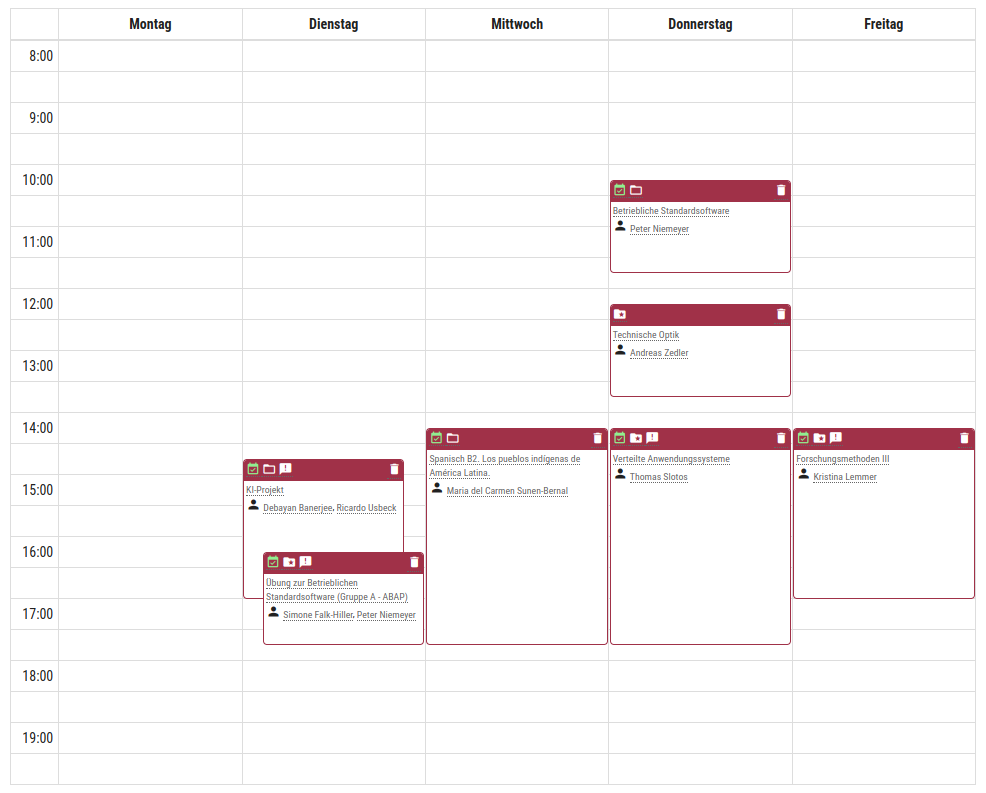
#> input picture backend/image_recognition/stundenplan.png, 986 x 793 px
$ python test_image_recognition.py
#> lines starting #> are read from the running program, lines starting #| are printed output that depends on the picture; after the words box and inside, x2 and y2 are one past the last pixel; in counts of white or black regions, pixels touching at a corner belong together
import cv2
import numpy as np

image_path = 'stundenplan.png'  # Pfad zu deinem PNG-Bild
image = cv2.imread(image_path)
#> image is the input picture: shape (793, 986, 3); mean B, G, R 245.7, 245, 248.9

#coords = {'Montag': [np.float64(152.0), np.float64(26.0)], 'Dienstag': [np.float64(333.5), np.float64(25.0)], 'Mittwoch': [np.float64(518.0), np.float64(25.0)], 'Donnerstag': [np.float64(700.5), np.float64(25.5)], 'Freitag': [np.float64(885.0), np.float64(26.0)], '8.00': [np.int32(29), np.int32(49)], '9.00': [np.int32(29), np.int32(111)], '10.00': [np.int32(21), np.int32(173)], '11.00': [np.int32(21), np.int32(235)], '12.00': [np.int32(21), np.int32(297)], '13.00': [np.int32(21), np.int32(359)], '14.00': [np.int32(21), np.int32(421)], '15.00': [np.int32(21), np.int32(483)], '16.00': [np.int32(21), np.int32(545)], '17.00': [np.int32(21), np.int32(607)], '18.00': [np.int32(21), np.int32(669)], '19.00': [np.int32(21), np.int32(731)]}

coords = {'333.5 459': [np.float64(333.5), np.float64(459.0)], '333.5 460': [np.float64(333.5), np.float64(460.0)], '333.5 461': [np.float64(333.5), np.float64(461.0)], '333.5 462': [np.float64(333.5), np.float64(462.0)], '333.5 463': [np.float64(333.5), np.float64(463.0)], '333.5 464': [np.float64(333.5), np.float64(464.0)], '333.5 465': [np.float64(333.5), np.float64(465.0)], '333.5 466': [np.float64(333.5), np.float64(466.0)], '333.5 467': [np.float64(333.5), np.float64(467.0)], '333.5 468': [np.float64(333.5), np.float64(468.0)], '333.5 469': [np.float64(333.5), np.float64(469.0)], '333.5 470': [np.float64(333.5), np.float64(470.0)], '333.5 471': [np.float64(333.5), np.float64(471.0)], '333.5 472': [np.float64(333.5), np.float64(472.0)], '333.5 473': [np.float64(333.5), np.float64(473.0)], '333.5 474': [np.float64(333.5), np.float64(474.0)], '333.5 475': [np.float64(333.5), np.float64(475.0)], '333.5 476': [np.float64(333.5), np.float64(476.0)], '333.5 477': [np.float64(333.5), np.float64(477.0)], '333.5 478': [np.float64(333.5), np.float64(478.0)], '333.5 479': [np.float64(333.5), np.float64(479.0)], '333.5 480': [np.float64(333.5), np.float64(480.0)], '333.5 552': [np.float64(333.5), np.float64(552.0)], '333.5 553': [np.float64(333.5), np.float64(553.0)], '333.5 554': [np.float64(333.5), np.float64(554.0)], '333.5 555': [np.float64(333.5), np.float64(555.0)], '333.5 556': [np.float64(333.5), np.float64(556.0)], '333.5 557': [np.float64(333.5), np.float64(557.0)], '333.5 558': [np.float64(333.5), np.float64(558.0)], '333.5 559': [np.float64(333.5), np.float64(559.0)], '333.5 560': [np.float64(333.5), np.float64(560.0)], '333.5 561': [np.float64(333.5), np.float64(561.0)], '333.5 562': [np.float64(333.5), np.float64(562.0)], '333.5 563': [np.float64(333.5), np.float64(563.0)], '333.5 564': [np.float64(333.5), np.float64(564.0)], '333.5 565': [np.float64(333.5), np.float64(565.0)], '333.5 566': [np.float64(333.5), np.float64(566.0)], '333.5 567': [np.float64(333.5), np.float64(567.0)], '333.5 568': [np.float64(333.5), np.float64(568.0)], '333.5 569': [np.float64(333.5), np.float64(569.0)], '333.5 570': [np.float64(333.5), np.float64(570.0)], '333.5 571': [np.float64(333.5), np.float64(571.0)], '333.5 572': [np.float64(333.5), np.float64(572.0)], '333.5 573': [np.float64(333.5), np.float64(573.0)], '333.5 644': [np.float64(333.5), np.float64(644.0)], '518.0 428': [np.float64(518.0), np.float64(428.0)], '518.0 429': [np.float64(518.0), np.float64(429.0)], '518.0 430': [np.float64(518.0), np.float64(430.0)], '518.0 431': [np.float64(518.0), np.float64(431.0)], '518.0 432': [np.float64(518.0), np.float64(432.0)], '518.0 433': [np.float64(518.0), np.float64(433.0)], '518.0 434': [np.float64(518.0), np.float64(434.0)], '518.0 435': [np.float64(518.0), np.float64(435.0)], '518.0 436': [np.float64(518.0), np.float64(436.0)], '518.0 437': [np.float64(518.0), np.float64(437.0)], '518.0 438': [np.float64(518.0), np.float64(438.0)], '518.0 439': [np.float64(518.0), np.float64(439.0)], '518.0 440': [np.float64(518.0), np.float64(440.0)], '518.0 441': [np.float64(518.0), np.float64(441.0)], '518.0 442': [np.float64(518.0), np.float64(442.0)], '518.0 443': [np.float64(518.0), np.float64(443.0)], '518.0 444': [np.float64(518.0), np.float64(444.0)], '518.0 445': [np.float64(518.0), np.float64(445.0)], '518.0 446': [np.float64(518.0), np.float64(446.0)], '518.0 447': [np.float64(518.0), np.float64(447.0)], '518.0 448': [np.float64(518.0), np.float64(448.0)], '518.0 449': [np.float64(518.0), np.float64(449.0)], '518.0 644': [np.float64(518.0), np.float64(644.0)], '700.5 180': [np.float64(700.5), np.float64(180.0)], '700.5 181': [np.float64(700.5), np.float64(181.0)], '700.5 182': [np.float64(700.5), np.float64(182.0)], '700.5 183': [np.float64(700.5), np.float64(183.0)], '700.5 184': [np.float64(700.5), np.float64(184.0)], '700.5 185': [np.float64(700.5), np.float64(185.0)], '700.5 186': [np.float64(700.5), np.float64(186.0)], '700.5 187': [np.float64(700.5), np.float64(187.0)], '700.5 188': [np.float64(700.5), np.float64(188.0)], '700.5 189': [np.float64(700.5), np.float64(189.0)], '700.5 190': [np.float64(700.5), np.float64(190.0)], '700.5 191': [np.float64(700.5), np.float64(191.0)], '700.5 192': [np.float64(700.5), np.float64(192.0)], '700.5 193': [np.float64(700.5), np.float64(193.0)], '700.5 194': [np.float64(700.5), np.float64(194.0)], '700.5 195': [np.float64(700.5), np.float64(195.0)], '700.5 196': [np.float64(700.5), np.float64(196.0)], '700.5 197': [np.float64(700.5), np.float64(197.0)], '700.5 198': [np.float64(700.5), np.float64(198.0)], '700.5 199': [np.float64(700.5), np.float64(199.0)], '700.5 200': [np.float64(700.5), np.float64(200.0)], '700.5 201': [np.float64(700.5), np.float64(201.0)], '700.5 272': [np.float64(700.5), np.float64(272.0)], '700.5 304': [np.float64(700.5), np.float64(304.0)], '700.5 305': [np.float64(700.5), np.float64(305.0)], '700.5 306': [np.float64(700.5), np.float64(306.0)], '700.5 307': [np.float64(700.5), np.float64(307.0)], '700.5 308': [np.float64(700.5), np.float64(308.0)], '700.5 309': [np.float64(700.5), np.float64(309.0)], '700.5 310': [np.float64(700.5), np.float64(310.0)], '700.5 311': [np.float64(700.5), np.float64(311.0)], '700.5 312': [np.float64(700.5), np.float64(312.0)], '700.5 313': [np.float64(700.5), np.float64(313.0)], '700.5 314': [np.float64(700.5), np.float64(314.0)], '700.5 315': [np.float64(700.5), np.float64(315.0)], '700.5 316': [np.float64(700.5), np.float64(316.0)], '700.5 317': [np.float64(700.5), np.float64(317.0)], '700.5 318': [np.float64(700.5), np.float64(318.0)], '700.5 319': [np.float64(700.5), np.float64(319.0)], '700.5 320': [np.float64(700.5), np.float64(320.0)], '700.5 321': [np.float64(700.5), np.float64(321.0)], '700.5 322': [np.float64(700.5), np.float64(322.0)], '700.5 323': [np.float64(700.5), np.float64(323.0)], '700.5 324': [np.float64(700.5), np.float64(324.0)], '700.5 325': [np.float64(700.5), np.float64(325.0)], '700.5 396': [np.float64(700.5), np.float64(396.0)], '700.5 428': [np.float64(700.5), np.float64(428.0)], '700.5 429': [np.float64(700.5), np.float64(429.0)], '700.5 430': [np.float64(700.5), np.float64(430.0)], '700.5 431': [np.float64(700.5), np.float64(431.0)], '700.5 432': [np.float64(700.5), np.float64(432.0)], '700.5 433': [np.float64(700.5), np.float64(433.0)], '700.5 434': [np.float64(700.5), np.float64(434.0)], '700.5 435': [np.float64(700.5), np.float64(435.0)], '700.5 436': [np.float64(700.5), np.float64(436.0)], '700.5 437': [np.float64(700.5), np.float64(437.0)], '700.5 438': [np.float64(700.5), np.float64(438.0)], '700.5 439': [np.float64(700.5), np.float64(439.0)], '700.5 440': [np.float64(700.5), np.float64(440.0)], '700.5 441': [np.float64(700.5), np.float64(441.0)], '700.5 442': [np.float64(700.5), np.float64(442.0)], '700.5 443': [np.float64(700.5), np.float64(443.0)], '700.5 444': [np.float64(700.5), np.float64(444.0)], '700.5 445': [np.float64(700.5), np.float64(445.0)], '700.5 446': [np.float64(700.5), np.float64(446.0)], '700.5 447': [np.float64(700.5), np.float64(447.0)], '700.5 448': [np.float64(700.5), np.float64(448.0)], '700.5 449': [np.float64(700.5), np.float64(449.0)], '700.5 644': [np.float64(700.5), np.float64(644.0)], '885.0 428': [np.float64(885.0), np.float64(428.0)], '885.0 429': [np.float64(885.0), np.float64(429.0)], '885.0 430': [np.float64(885.0), np.float64(430.0)], '885.0 431': [np.float64(885.0), np.float64(431.0)], '885.0 432': [np.float64(885.0), np.float64(432.0)], '885.0 433': [np.float64(885.0), np.float64(433.0)], '885.0 434': [np.float64(885.0), np.float64(434.0)], '885.0 435': [np.float64(885.0), np.float64(435.0)], '885.0 436': [np.float64(885.0), np.float64(436.0)], '885.0 437': [np.float64(885.0), np.float64(437.0)], '885.0 438': [np.float64(885.0), np.float64(438.0)], '885.0 439': [np.float64(885.0), np.float64(439.0)], '885.0 440': [np.float64(885.0), np.float64(440.0)], '885.0 441': [np.float64(885.0), np.float64(441.0)], '885.0 442': [np.float64(885.0), np.float64(442.0)], '885.0 443': [np.float64(885.0), np.float64(443.0)], '885.0 444': [np.float64(885.0), np.float64(444.0)], '885.0 445': [np.float64(885.0), np.float64(445.0)], '885.0 446': [np.float64(885.0), np.float64(446.0)], '885.0 447': [np.float64(885.0), np.float64(447.0)], '885.0 448': [np.float64(885.0), np.float64(448.0)], '885.0 449': [np.float64(885.0), np.float64(449.0)], '885.0 598': [np.float64(885.0), np.float64(598.0)]}

# Zeichne die Punkte und Beschriftungen
for key, (x, y) in coords.items():
    x, y = int(x), int(y)  # Konvertiere in Ganzzahlen
    cv2.circle(image, (x, y), radius=5, color=(0, 255, 0), thickness=-1)  # Punkt
    cv2.putText(image, key, (x + 10, y + 10), fontFace=cv2.FONT_HERSHEY_SIMPLEX,
                fontScale=0.5, color=(255, 255, 255), thickness=1)  # Text
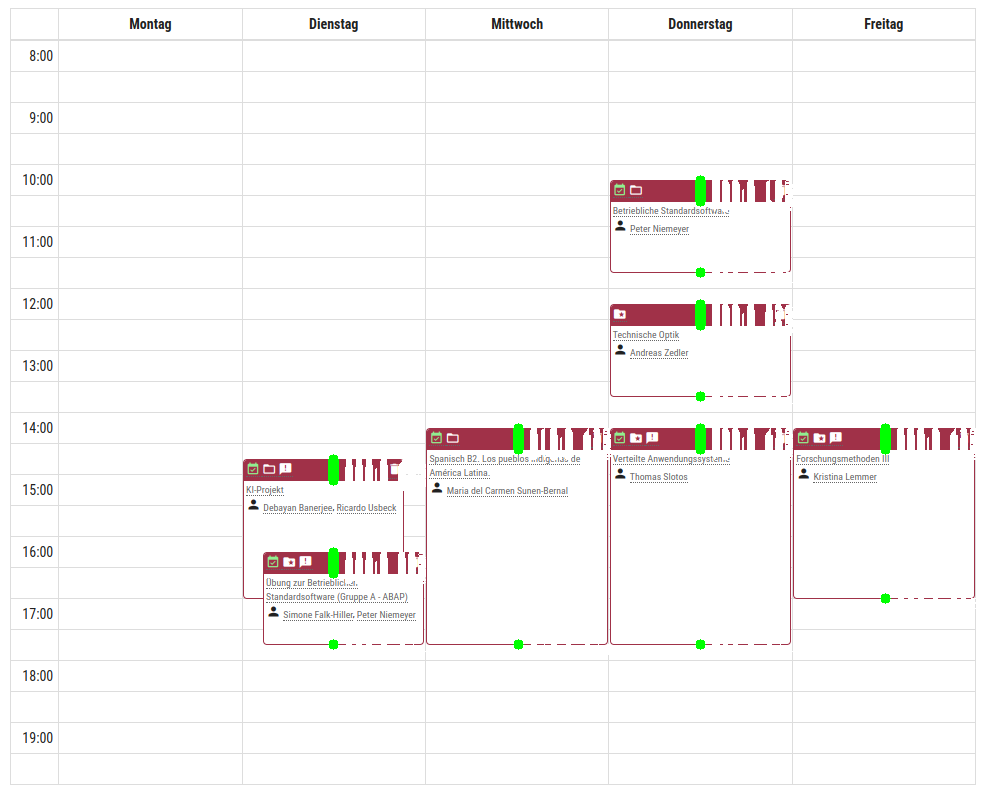
#> image: shape (793, 986, 3); 1.34% of pixels changed, all inside (x1, y1, x2, y2) = (328, 175, 976, 655)

# Bild anzeigen
cv2.imshow("Koordinaten auf Bild", image)
cv2.waitKey(0)
cv2.destroyAllWindows()
